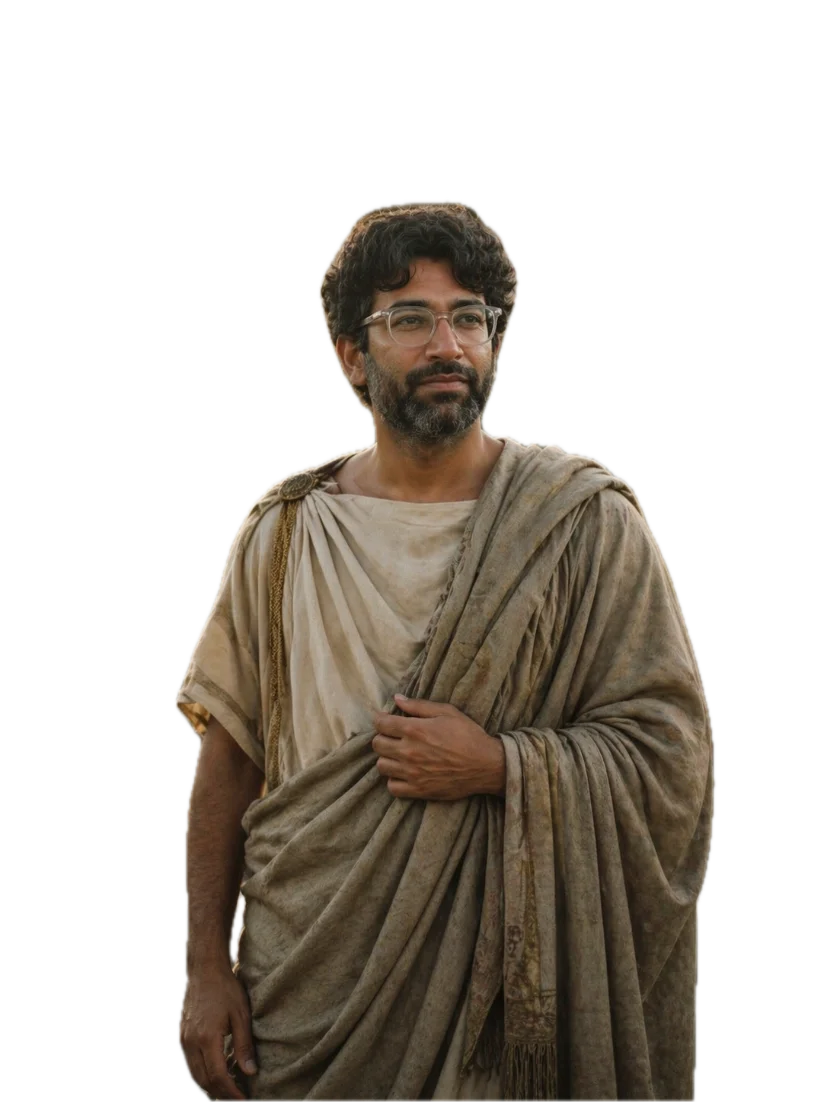
#> input picture design/wireframe/hero-portrait.webp, 827 x 1102 px, found by its file name
$ python make-paper.py
#> lines starting #> are read from the running program, lines starting #| are printed output that depends on the picture
"""Build the paper-cutout silhouette from the hero portrait's alpha.

The paper is the portrait's outline grown outward by a fixed radius, on a canvas padded
on every side so the grown edge never runs off the image. The site uses the file twice,
both times as a mask, so only its alpha counts: as the white paper behind the figure, and
as the mask for the copy of the name band that runs across the paper. It is saved as a
lossless WebP, black where it is opaque, which is under half the size of a PNG with the
same alpha; the home page preloads it, since it is the largest thing on screen. Re-run after
replacing public/hero-portrait.webp:

    python3 scripts/make-paper.py
"""
import numpy as np
from PIL import Image, ImageFilter

SRC = "public/hero-portrait.webp"
PAD = 39  # source px added on every side; the CSS insets are derived from this
R = 30  # grow radius in source px: about 22px of paper at the portrait's full 605px width
# and 10px at its 280px floor on a phone. The figure runs off the sides and the foot, so PAD
# must be at least R plus the blur, or the grown edge is cut off and np.roll wraps it round.

alpha = np.asarray(Image.open(SRC).convert("RGBA"))[:, :, 3].astype(np.float32)
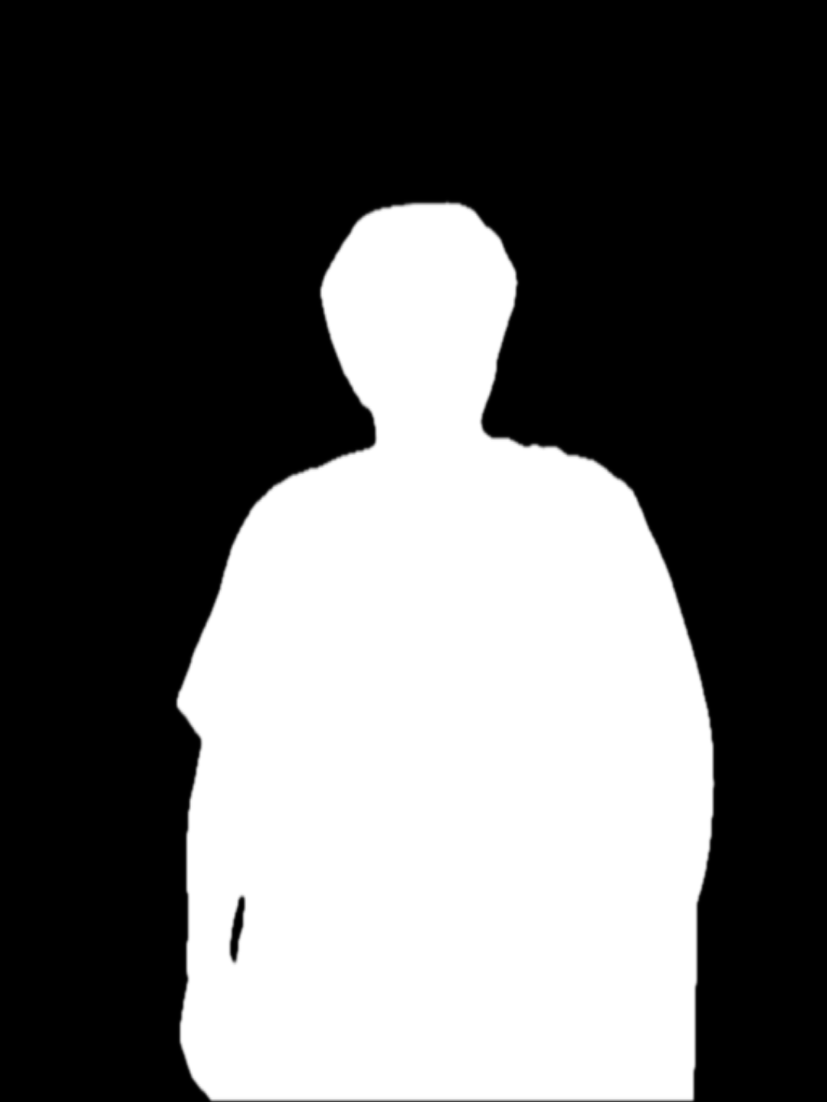
#> alpha: shape (1102, 827) float32; min 0, max 255, mean 98.2
h, w = alpha.shape
#> h = 1102; w = 827
padded = np.zeros((h + 2 * PAD, w + 2 * PAD), np.float32)
padded[PAD:PAD + h, PAD:PAD + w] = alpha
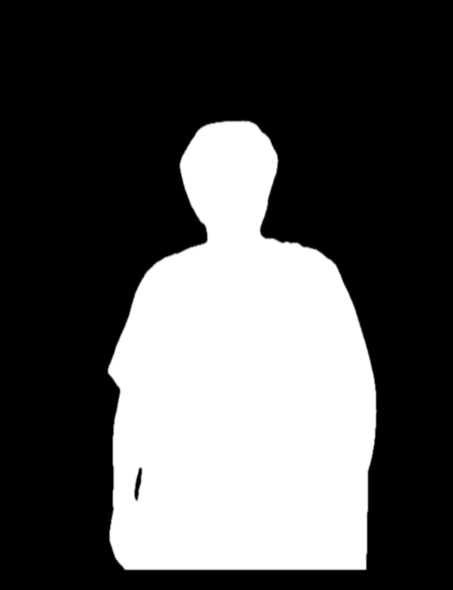
#> padded: shape (1180, 905) float32 (shown at 1/2 size); min 0, max 255, mean 83.8

# Grey dilation with a round kernel: the max over every offset inside the radius.
grown = padded.copy()
for dy in range(-R, R + 1):
    for dx in range(-R, R + 1):
        if dx * dx + dy * dy <= R * R:
            grown = np.maximum(grown, np.roll(np.roll(padded, dy, 0), dx, 1))
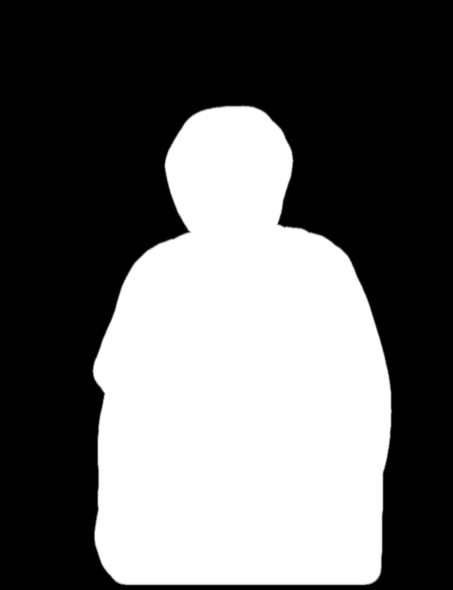
#> grown: shape (1180, 905) float32 (shown at 1/2 size); min 0, max 255, mean 103.5
a = Image.fromarray(grown.clip(0, 255).astype(np.uint8)).filter(ImageFilter.GaussianBlur(0.8))
out = Image.new("RGBA", a.size, (0, 0, 0, 0))
#> out: PIL image 905x1180 RGBA; every value is 0
out.putalpha(a)
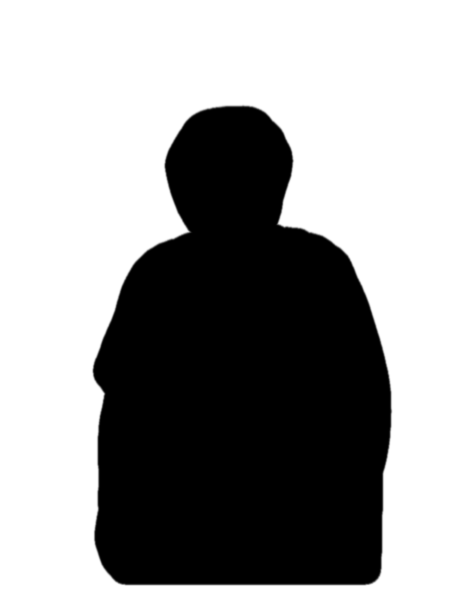
#> out: PIL image 905x1180 RGBA (shown at 1/2 size); mean R, G, B, A 0, 0, 0, 103.5; transparent parts drawn white
out.save("public/hero-paper.webp", lossless=True, quality=100, method=6, exact=True)
print(out.size, f"inset x {-PAD / w * 100:.4f}%  y {-PAD / h * 100:.4f}%  band +{PAD / (h + 2 * PAD) * 100:.4f}%")
#| (905, 1180) inset x -4.7158%  y -3.5390%  band +3.3051%
